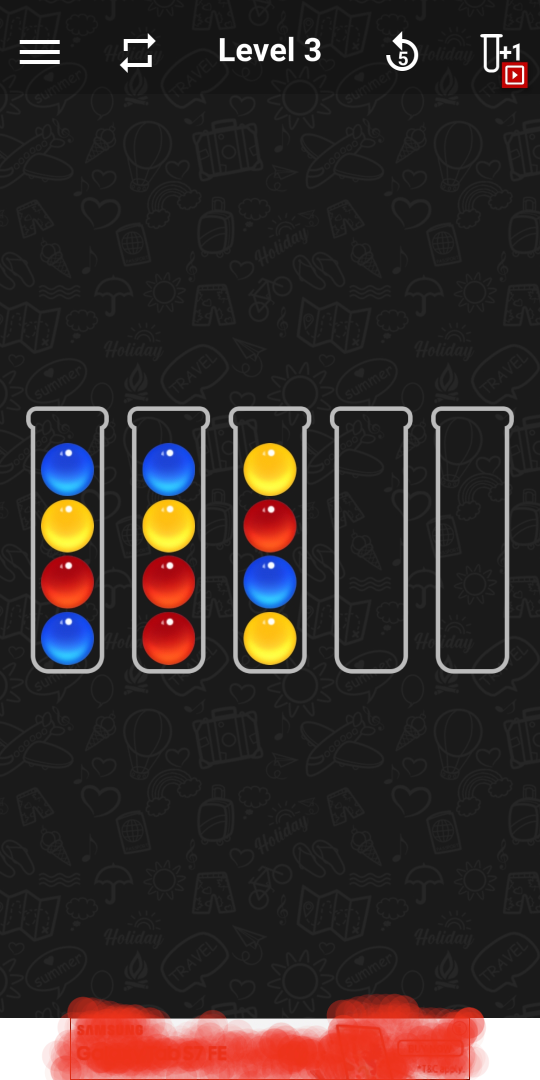
#> input picture tests/test_images/test_2_1.jpg, 1080 x 2160 px (shown at 1/2 size)
$ python -i data_extraction.py   (imports and definitions only)
#> lines starting #> are read from the running program, lines starting #| are printed output that depends on the picture; after the words box and inside, x2 and y2 are one past the last pixel; in counts of white or black regions, pixels touching at a corner belong together
### src/bapsap/image/utils.py
import numpy as np
import skimage.color
import skimage.measure


# [24 lines left out: functions binarize, trim, not called in this run]


def reduce_to_size(img, size, func=np.max):
    h, w, *d = img.shape
    rh, rw = size[0] or h, size[1] or w
    ceil = lambda x: np.ceil(x).astype(int)
    block_size = (ceil(h / rh), ceil(w / rw), *([1] * len(d)))
    return skimage.measure.block_reduce(img, block_size, func)


def func_threshold(img, func):
    return img > func(img)


def get_regions(
    image,
    label_image=None,
    intensity_image=None,
    extra_properties=None,
    return_labels=False,
):
    if label_image is None:
        label_image = skimage.measure.label(image)

    regionprops = skimage.measure.regionprops(
        label_image, intensity_image, extra_properties=extra_properties
    )
    if return_labels:
        return regionprops, label_image
    return regionprops


def mask_from_regions(image, regions):
    h, w = image.shape[:2]
    mask = np.zeros((h, w))
    for region in regions:
        mask[region.slice] += region.image
    return mask


# [7 lines left out: function filtered_region_mask, not called in this run]


def apply_regionwise(func, image, regions=None, condition=None, inplace=False):
    if not inplace:
        new_image = image.copy()
    else:
        new_image = image

    if regions is None:
        regions = skimage.measure.regionprops(skimage.measure.label(image))

    for region in regions:
        if condition is None or condition(region):
            new_image[region.slice] = func(image[region.slice])
    return new_image


from sklearn.cluster import KMeans


class ImgKmeans(KMeans):
    """Wrapper on Kmeans for fitting and compressing RBG images with shape (M,N,3).
    Stores the fitted colors in the colors attribute. Applies the transformation on predicted labels
    to the colors when the transform method is called.
    """

    # [27 lines left out: functions fit, predict, transform, not called in this run]

### src/bapsap/image/data_extraction.py
import numpy as np

# Image processing tools
from skimage import io, transform, util, measure, morphology, filters
from skimage.color import rgb2gray, rgb2hsv, label2rgb
from scipy import ndimage

# Image processing utility functions
from . import utils

# For clustering similar balls
from sklearn.cluster import KMeans

# To generate plots of the intermediate steps
import matplotlib.pyplot as plt


def _find_approx_tube_vertical_margins(img, reduction_size=20):
    """
    Returns the approximate Vertical margins of the tubes.
        Uses a binary thersholded image.
    """
    # Reducing the image for efficiency
    h, w = img.shape
    reduced = utils.reduce_to_size(
        img,
        size=(reduction_size, 1),
        func=lambda x, axis: np.max(x, axis=axis) - np.min(x, axis=axis),
    )
    reduced = utils.func_threshold(reduced, filters.threshold_otsu)

    r_h = reduced.shape[0]
    mid_y = r_h // 2
    oct_y = mid_y // 4

    zero_idxs = np.argwhere(reduced.ravel() == 0)
    a = int(max(zero_idxs[zero_idxs < mid_y - oct_y]) * h // reduction_size)
    b = int(min(zero_idxs[zero_idxs > mid_y + oct_y] + 1) * h // reduction_size)

    return slice(a, b)


def extract_ball_color_codes(
    image_file_path,
    n_balls_per_color=4,
    return_tube_coords=False,
    plot=False,
):
    """
    Returns the Coordinates of the tube centers and color code representation
    of the tube state.

    Parameters
    ----------
    image_file_path : str
        Path of the image file of the game screenshot.

    n_balls_per_color : int
        Number of balls in each color, default is 4

    return_tube_coords : bool
        Whether to return the coordinates of the tubes centers

    Returns
    -------
    ball_color_codes : list of lists of ints
        The color codes of the balls as a list of lists of integers,
        in which each list represents a tube and the the values in each tube
        represents code for a given ball. The number of uniques colors k is
        found using the assumption which ranges from 0 - (k-1),
        where k is the number of unique balls. k is found using the assumptiona  Empty tubes are represented by empty lists.

    tube_center_coords : list of coordinates, optional
        The coordinates of the centers of the tubes as a list in the form
        [(y_1,x_1), (y_2,x_2), ..., (y_n,x_n)] for n tubes.

    Examples
    --------
    >>> extract_ball_color_codes("image.png")
    [[1, 5, 2, 3], [2, 5, 4, 1], [4, 4, 2, 5], [5, 1, 1, 3], [4, 3, 3, 2], [], []]

    >>> extract_ball_color_codes("image.png",return_tube_coords=True)
    [[1, 5, 2, 3], [2, 5, 4, 1], [4, 4, 2, 5], [5, 1, 1, 3], [4, 3, 3, 2], [], []]
    **incomplete**
    """
#> called with image_file_path = '../../../tests/test_images/test_2_1.jpg', n_balls_per_color = 4, return_tube_coords = False, plot = False

    image = util.img_as_ubyte(io.imread(image_file_path)[..., :3])
#> image is the input picture: shape (2160, 1080, 3); mean R, G, B 52.2, 42.3, 40.8
    image_gray = util.img_as_ubyte(rgb2gray(image))

    # Initial approximate cropping for efficiency

    v_margins = _find_approx_tube_vertical_margins(image_gray, 20)
#> in _find_approx_tube_vertical_margins, `reduced = utils.reduce_to_size( img, size=(reduction_size, 1), func=la..`: reduced = 20 values, max 255 at index 18, min 14 at index 14, mean 122.5
#> in _find_approx_tube_vertical_margins, `zero_idxs = np.argwhere(reduced.ravel() == 0)`: zero_idxs = [2, 3, 4, 5, 6, 13, 14, 15, 16, 17]
#> in _find_approx_tube_vertical_margins, `a = int(max(zero_idxs[zero_idxs < mid_y - oct_y]) * h // reduction_size)`: a = 648
#> in _find_approx_tube_vertical_margins, `b = int(min(zero_idxs[zero_idxs > mid_y + oct_y] + 1) * h // reduction..`: b = 1512
    img_cropped = image[v_margins]
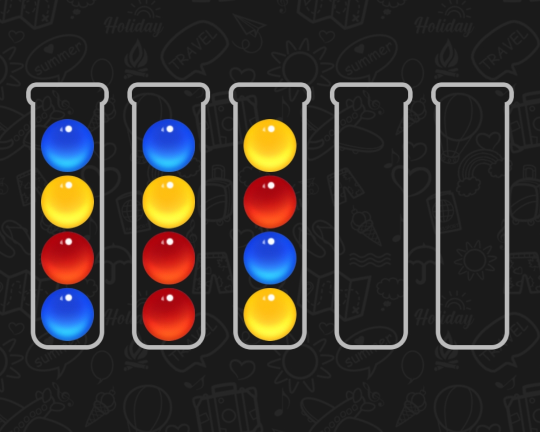
#> img_cropped: shape (864, 1080, 3) (shown at 1/2 size); mean R, G, B 53.5, 48.1, 46.1
    del image
    del image_gray
    h, w = img_cropped.shape[:2]

    # For Coordinate shifting
    y1, x1 = v_margins.start, 0
#> y1 = 648; x1 = 0

    def absolute_position(relative_position):
        y, x = relative_position
        return int(y + y1), int(x + x1)

    # image converted to hsv to ger  clear picture of edges
    img_hsv_cropped = rgb2hsv(img_cropped)
#> img_hsv_cropped: shape (864, 1080, 3) float64; mean of channels 0, 1, 2 0.0533, 0.104, 0.239

    # reducing hsv space to a mono channel
    img_hsv_gray_cropped = util.img_as_ubyte(img_hsv_cropped[..., 1:].dot([0.25, 0.75]))

    del img_cropped
    del img_hsv_cropped
    # Filtering edges using sobel filter
    img_edges = filters.sobel(img_hsv_gray_cropped)
    img_edges_bin = (img_edges > 0.03).astype(np.uint8)
#> img_edges_bin: shape (864, 1080); values 0 (black) and 1 (white), 7.6% white; 101 white regions (65 under 20 px)

    def height(region_mask):
        return region_mask.shape[0]

    def width(region_mask):
        return region_mask.shape[1]

    def ball_regions_filter(region):
        rh, rw = region.height, region.width
        return h // 20 < rh < h // 4 and h // 20 < rw < h // 4

    edge_regions = utils.get_regions(img_edges_bin, extra_properties=(height, width))
#> in get_regions, `regionprops = skimage.measure.regionprops( label_image, intensity_imag..`: regionprops = 101 regions; largest, box (x1, y1, x2, y2) and area: (658, 163, 827, 701) 5049, (253, 163, 422, 701) 5043, (667, 172, 818, 692) 4865, (262, 172, 413, 692) 4858, (484, 348, 596, 572) 4303
#> edge_regions has the same summary as regionprops in get_regions

    # filtered ball regions from edges
    # This works best for balls containing patterns
    ball_regions = list(filter(ball_regions_filter, edge_regions))
#> ball_regions = 6 regions; box (x1, y1, x2, y2) and area: (282, 236, 392, 346) 2113, (80, 574, 190, 684) 2107, (80, 236, 190, 346) 2096, (484, 236, 596, 346) 2045, (282, 574, 392, 684) 2038, (484, 574, 596, 684) 2026

    # convex hull of filtered balls from edges
    balls_filtered = utils.apply_regionwise(
        morphology.convex_hull_image,
        utils.mask_from_regions(img_edges_bin, ball_regions),
        ball_regions,
    )
#> the loop in mask_from_regions, `for region in regions:` made 6 passes
#> the loop in apply_regionwise, `for region in regions:` made 6 passes

    # Inverting endges to obtain inner regions
    # this  works best for plain colored balls
    img_edges_inverted = morphology.binary_erosion(
        1 - img_edges_bin, ndimage.generate_binary_structure(2, 2)
    )
#> img_edges_inverted: shape (864, 1080) bool; 88.2% white; 44 black regions (15 under 20 px)

    # regions from inverted edges
    inv_edge_regions = utils.get_regions(
        img_edges_inverted, extra_properties=(height, width)
    )
#> call 2 of get_regions, with return_labels = False
#> in get_regions (call 2), `label_image = skimage.measure.label(image)`:
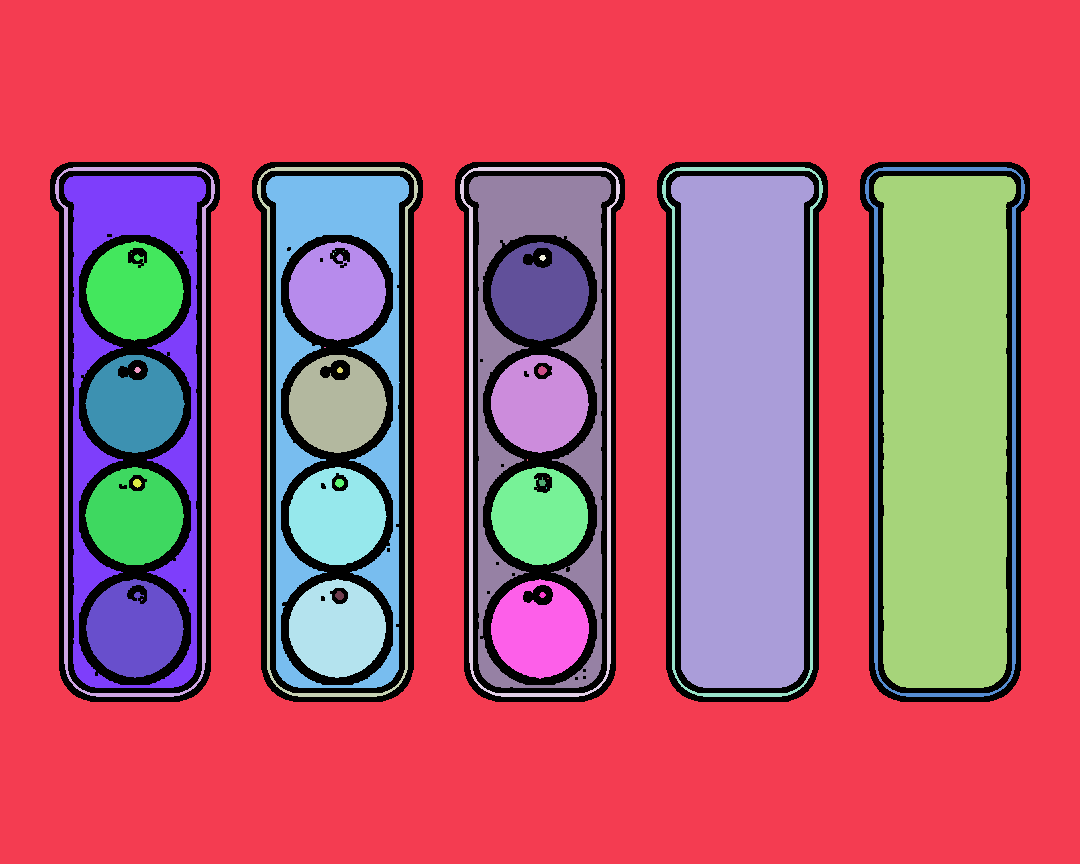
#> label_image: shape (864, 1080) int32; 43 distinct labels, from 0 to 42; one colour per label, 0 black
#> in get_regions (call 2), `regionprops = skimage.measure.regionprops( label_image, intensity_imag..`: regionprops = 42 regions; largest, box (x1, y1, x2, y2) and area: (0, 0, 1080, 864) 521580, (874, 176, 1016, 688) 63379, (671, 176, 814, 688) 63111, (64, 176, 206, 688) 22154, (469, 176, 611, 688) 21964
#> inv_edge_regions has the same summary as regionprops in get_regions

    inv_ball_regions = list(filter(ball_regions_filter, inv_edge_regions))
#> inv_ball_regions = 12 regions; largest, box (x1, y1, x2, y2) and area: (289, 579, 386, 678) 7144, (289, 467, 387, 565) 7138, (85, 467, 184, 565) 7132, (491, 355, 589, 453) 7112, (86, 241, 184, 341) 7100

    # Balls mask using inverted edge regions
    inv_balls_filtered = utils.apply_regionwise(
        morphology.convex_hull_image,
        utils.mask_from_regions(img_edges_inverted, inv_ball_regions),
        inv_ball_regions,
    )
#> the loop in mask_from_regions (call 2), `for region in regions:` made 12 passes
#> call 2 of apply_regionwise, with inplace = False
#> the loop in apply_regionwise (call 2), `for region in regions:` made 12 passes
#> after the loop in apply_regionwise (call 2), `for region in regions:`:
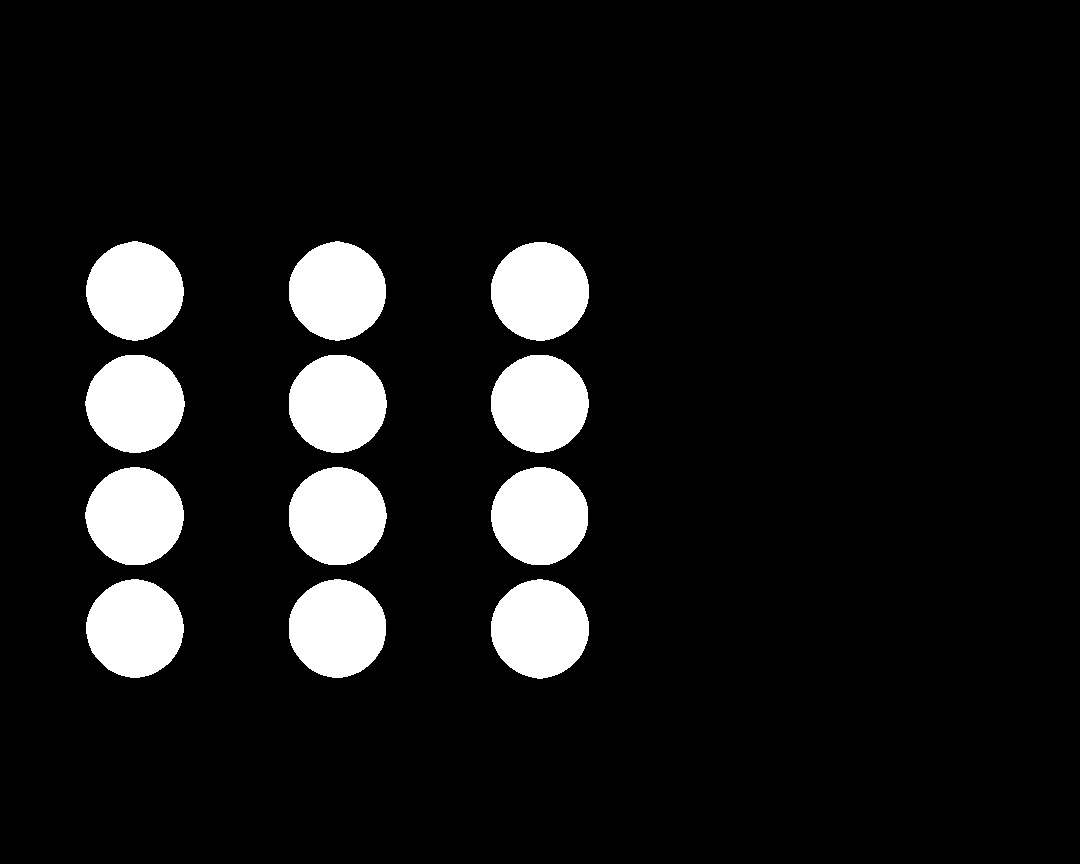
#> new_image: shape (864, 1080) float64; values 0 (black) and 1 (white), 9.6% white; 12 white regions, largest, box (x1, y1, x2, y2) and area: (491, 242, 589, 341) 7551, (491, 579, 589, 679) 7540, (85, 355, 185, 453) 7539

    def combine_regions(edge_region, inv_edge_region, plot=True):
        prod = edge_region * inv_edge_region
        if np.mean(prod) > 0.1:
            return prod
        return np.logical_or(edge_region, inv_edge_region)

    # combining the regions obtained from both
    # edge regiosn and inverted edge regions
    img_balls = combine_regions(balls_filtered, inv_balls_filtered).astype(np.uint8)
    img_ball_regions, img_ball_labels = utils.get_regions(
        img_balls, intensity_image=img_hsv_gray_cropped, return_labels=True
    )
#> in get_regions (call 3), `regionprops = skimage.measure.regionprops( label_image, intensity_imag..`: regionprops = 12 regions; largest, box (x1, y1, x2, y2) and area: (484, 236, 596, 346) 10005, (484, 574, 596, 684) 9978, (282, 574, 392, 684) 9959, (282, 236, 392, 346) 9951, (80, 574, 190, 684) 9945
#> img_ball_regions has the same summary as regionprops in get_regions

    if plot:
        plt.imsave(
            "predicted_labels.png",
            label2rgb(
                img_ball_labels,
                image=img_hsv_gray_cropped * img_balls,
                bg_label=0,
                alpha=0.4,
            ),
        )
    # Mask of Tube regions
    img_tubes = morphology.binary_opening(
        ndimage.binary_fill_holes(img_edges_bin), morphology.disk(5)
    ).astype(np.uint8)
#> img_tubes: shape (864, 1080); values 0 (black) and 1 (white), 43.3% white; 5 white regions

    img_tube_regions = utils.get_regions(img_tubes)
#> call 4 of get_regions, with return_labels = False
#> in get_regions (call 4), `label_image = skimage.measure.label(image)`:
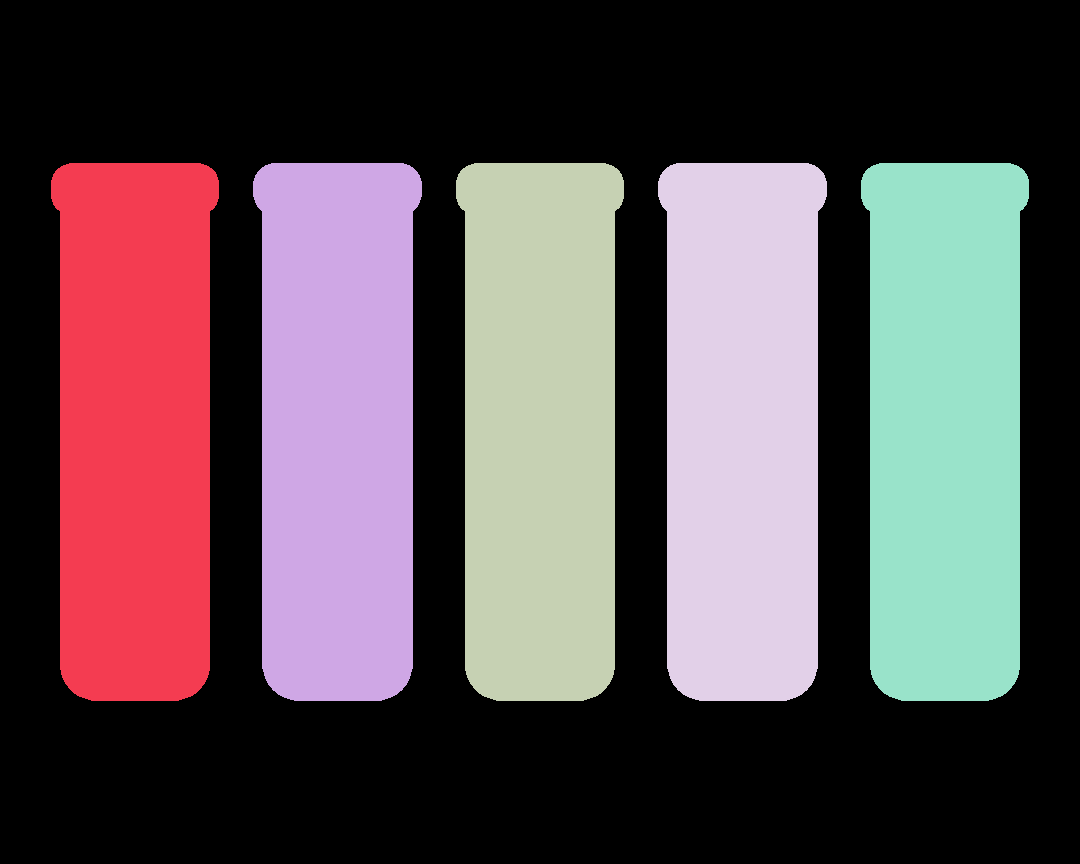
#> label_image: shape (864, 1080) int64; 6 distinct labels, from 0 to 5; one colour per label, 0 black
#> in get_regions (call 4), `regionprops = skimage.measure.regionprops( label_image, intensity_imag..`: regionprops = 5 regions; box (x1, y1, x2, y2) and area: (658, 163, 827, 701) 81168, (253, 163, 422, 701) 81167, (51, 163, 219, 701) 80702, (861, 163, 1029, 701) 80702, (456, 163, 624, 701) 80700
#> img_tube_regions has the same summary as regionprops in get_regions

    tube_coords = [absolute_position(region.centroid) for region in img_tube_regions]
#> tube_coords = [(1075, 134), (1075, 337), (1075, 539), (1075, 742), (1075, 944)]

    def get_ball_features(image):
        image = transform.resize(image, (32, 32))
        h, v = 3, 3
        reduced = utils.reduce_to_size(image, (h, v), np.mean)[:h, :v, ...]
        return reduced.flatten()

    ball_features = np.array(
        [
            np.array(get_ball_features(region.intensity_image.copy()))
            for region in img_ball_regions
        ]
    )

    def get_model(X):
        m = X.shape[0]
        k = m // n_balls_per_color
        return KMeans(k).fit(X)

    img_model = get_model(ball_features)
    ball_color_labels = img_model.labels_ + 1  # Kmeans labels starts from 0
#> ball_color_labels = [2, 2, 3, 3, 3, 1, 1, 1, 2, 2, 1, 3]
    img_ball_color_labels = img_balls.copy()

    for region, label in zip(img_ball_regions, ball_color_labels):
        img_ball_color_labels[region.slice][region.image] = label
#> this loop made 12 passes
#> label on passes 1 to 8: 2, 2, 3, 3, 3, 1, 1, 1
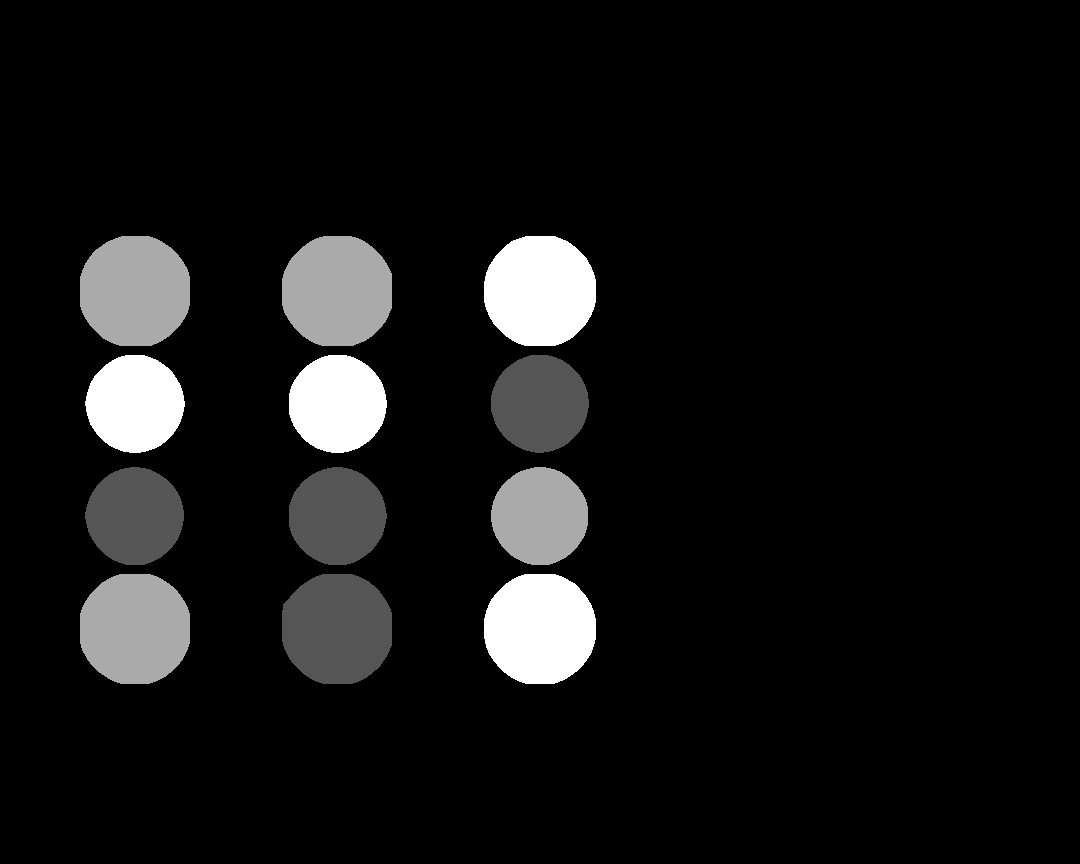
#> img_ball_color_labels: shape (864, 1080); min 0, max 3, mean 0.227; drawn with min black and max white

    ball_color_codes = []
    for region in img_tube_regions:
        tube_ball_regions = measure.regionprops(img_ball_labels[region.slice])
        if not tube_ball_regions:
            ball_color_codes.append([])
            continue

        ball_color_codes.append(
            [
                img_ball_color_labels[region.slice][
                    tuple(map(int, ball_region.centroid))
                ]
                for ball_region in tube_ball_regions[::-1]
                # region props get labels from top to bottom
            ]
        )
#> this loop made 5 passes
#> after the loop, ball_color_codes = [[2, 1, 3, 2], [1, 1, 3, 2], [3, 2, 1, 3], [], []]
    if return_tube_coords:
        return ball_color_codes, tube_coords
    return ball_color_codes

>>> result = extract_ball_color_codes('../../../tests/test_images/test_2_1.jpg')
#> result = [[2, 1, 3, 2], [1, 1, 3, 2], [3, 2, 1, 3], [], []]
